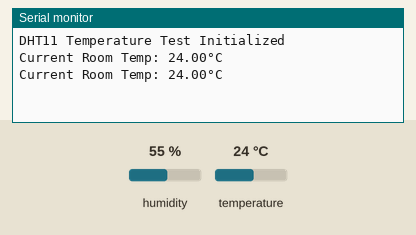
Simulated run of this sketch. Board: Arduino Uno, built with avr-gcc and run on an emulated ATmega328P. Parts: the last lines printed to the serial monitor. Inputs (shaded band) come from the test bench; at power-on: temperature 24 °C, humidity 55 %.

Above: at 4.8 s.
4.9 s: temperature set to 12 °C
At 6.5 s:
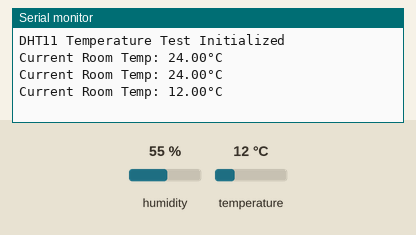
7.9 s: temperature set to 19 °C
At 8.9 s:
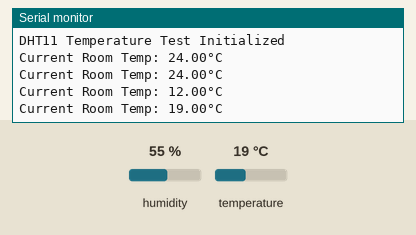
Timing chart, 0 to 10.9 s (numbered marks = the images above; inputs shaded):
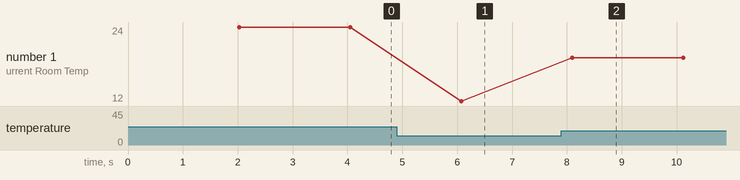

The sketch:

DHT11_Temperature_Test.ino
```cpp
#include "DHT.h"

#define DHTPIN 4
#define DHTTYPE DHT11

DHT dht(DHTPIN, DHTTYPE);

void setup() {
  Serial.begin(115200);
  Serial.println(F("DHT11 Temperature Test Initialized"));
  dht.begin();
}

void loop() {
  // Wait 2 seconds between each reading
  delay(2000);
  float t = dht.readTemperature();

  if (isnan(t)) {
    Serial.println(F("Failed to read from DHT sensor! Check your wiring."));
    return;
  }

  Serial.print(F("Current Room Temp: "));
  Serial.print(t);
  Serial.println(F("°C"));
}
```

Measured:
- after the input at 4.9 s, the serial monitor: prints a new line after 1.2 s (image 1)
- after the input at 7.9 s, the serial monitor: prints a new line after 0.20 s (image 2)
- plotted number 1: 24 → 12 after the input at 4.9 s, 12 → 19 after the input at 7.9 s
